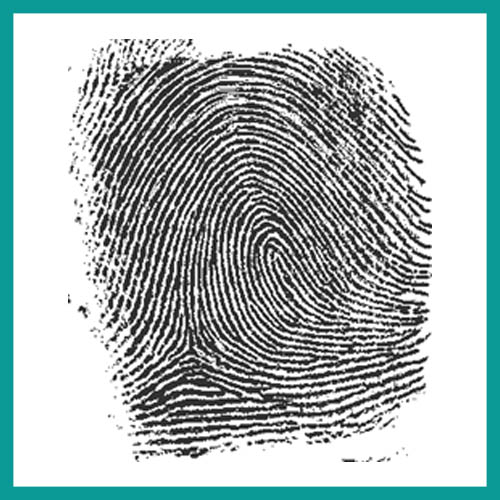
#> input picture fingerprint1.jpg, 500 x 500 px, found by its file name
$ jupyter execute Untitled.ipynb   (older library calls are emulated)
#> lines starting #> are read from the running program, lines starting #| are printed output that depends on the picture; after the words box and inside, x2 and y2 are one past the last pixel; in counts of white or black regions, pixels touching at a corner belong together
[cell 1]
import cv2
import numpy as np
import matplotlib.pyplot as plt
import networkx as nx
import os

def fingerprint_processing_pipeline(img_path):
    # ---------- STEP 1: Load Image ----------
#> called with img_path = 'input/fingerprint1.jpg'
    if not os.path.exists(img_path):
        raise FileNotFoundError(f"Image not found at path: {img_path}")

    original_img = cv2.imread(img_path, cv2.IMREAD_GRAYSCALE)
#> original_img: shape (500, 500); min 0, max 255, mean 180
    if original_img is None:
        raise ValueError("Image couldn't be loaded. Check the file format and path.")

    # ---------- STEP 2: Preprocessing ----------
    blurred_img = cv2.GaussianBlur(original_img, (5, 5), 0)
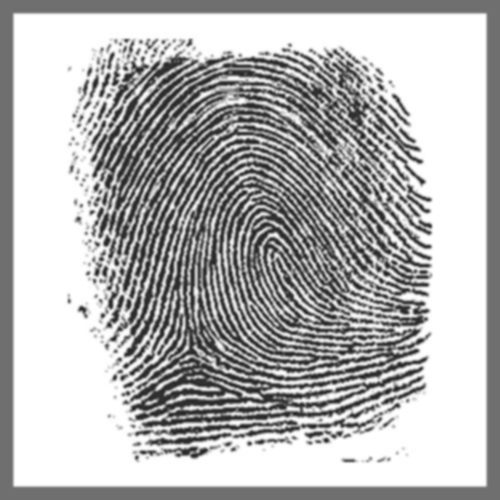
#> blurred_img: shape (500, 500); min 35, max 255, mean 180

    def normalize(img):
        return cv2.normalize(img, None, 0, 255, cv2.NORM_MINMAX)

    normalized_img = normalize(blurred_img)

    # ---------- STEP 3: Segmentation with ROI padding ----------
    _, binary_img = cv2.threshold(normalized_img, 0, 255, cv2.THRESH_BINARY + cv2.THRESH_OTSU)
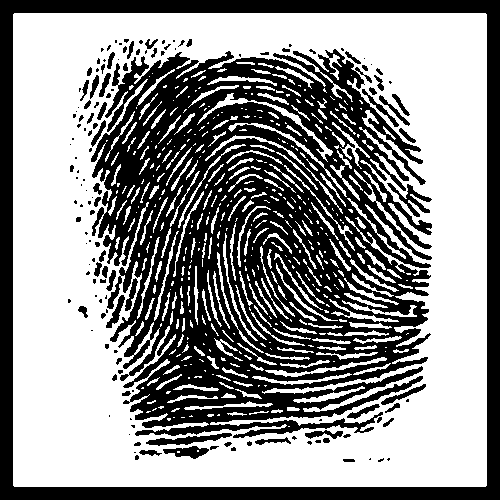
#> binary_img: shape (500, 500); 56.2% white; 147 black regions (83 under 20 px), largest, box (x1, y1, x2, y2) and area: (91, 49, 432, 438) 78491, (0, 0, 500, 500) 25328, (146, 433, 232, 446) 463
    binary_img = 255 - binary_img  # Invert for ridges white

    contours, _ = cv2.findContours(binary_img, cv2.RETR_EXTERNAL, cv2.CHAIN_APPROX_SIMPLE)
#> contours = [[[0, 0], [0, 499], [499, 499], [499, 0]]]
    if not contours:
        raise ValueError("No contours found in fingerprint image.")

    x, y, w, h = cv2.boundingRect(contours[0])
#> x = 0; y = 0; w = 500; h = 500
    pad = 10
    x = max(0, x - pad)
    y = max(0, y - pad)
    w = min(normalized_img.shape[1] - x, w + 2 * pad)
    h = min(normalized_img.shape[0] - y, h + 2 * pad)

    segmented_img = normalized_img[y:y + h, x:x + w]

    # ---------- STEP 4: Edge Detection ----------
    def apply_sobel(img):
        grad_x = cv2.Sobel(img, cv2.CV_64F, 1, 0, ksize=3)
        grad_y = cv2.Sobel(img, cv2.CV_64F, 0, 1, ksize=3)
        edge_mag = cv2.magnitude(grad_x, grad_y)
        return np.uint8(np.clip(edge_mag, 0, 255))

    edge_img = apply_sobel(segmented_img)
#> in apply_sobel, `grad_x = cv2.Sobel(img, cv2.CV_64F, 1, 0, ksize=3)`:
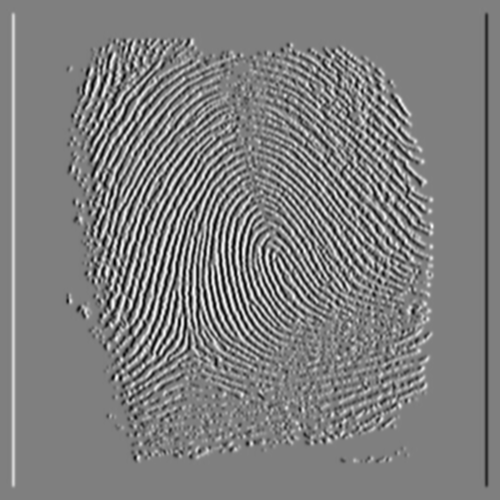
#> grad_x: shape (500, 500) float64; min -613, max 613, mean 0; drawn with min black and max white
#> in apply_sobel, `grad_y = cv2.Sobel(img, cv2.CV_64F, 0, 1, ksize=3)`:
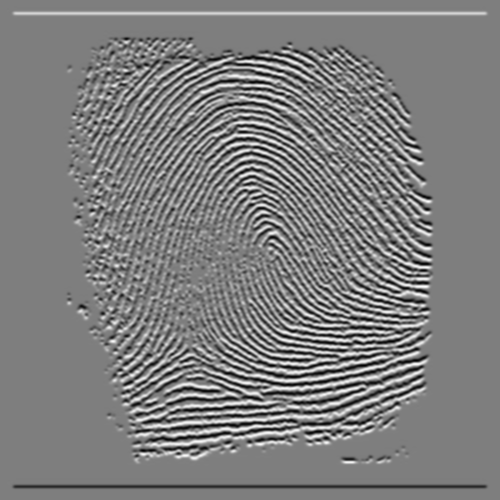
#> grad_y: shape (500, 500) float64; min -621, max 631, mean 0; drawn with min black and max white
#> in apply_sobel, `edge_mag = cv2.magnitude(grad_x, grad_y)`:
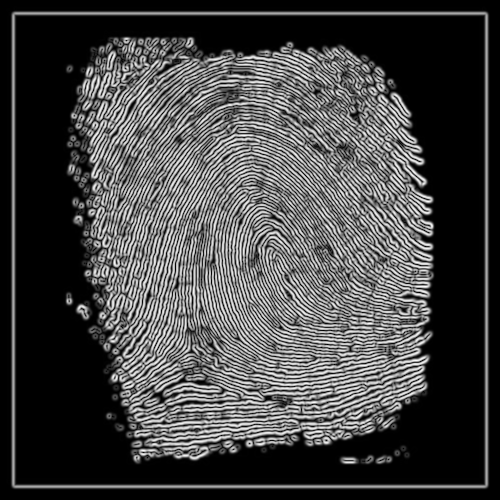
#> edge_mag: shape (500, 500) float64; min 0, max 631.1, mean 170.9; drawn with min black and max white
#> in apply_sobel, `return np.uint8(np.clip(edge_mag, 0, 255))`:
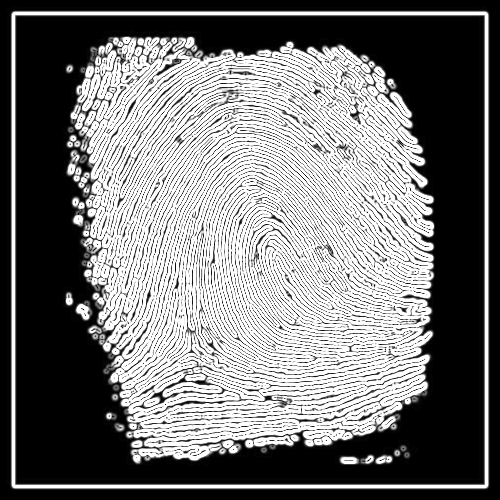
#> returned value: shape (500, 500); min 0, max 255, mean 118.5

    # ---------- STEP 5: Binarization and Thinning ----------
    _, binarized_img = cv2.threshold(segmented_img, 0, 255, cv2.THRESH_BINARY + cv2.THRESH_OTSU)
    binarized_img = 255 - binarized_img  # Ridges white

    def zhang_suen_thinning(image, max_iterations=100):
        image = image.copy() // 255
        iteration = 0
        while iteration < max_iterations:
            marker = np.zeros_like(image)
            changing = False
            for step in [0, 1]:
                for i in range(1, image.shape[0] - 1):
                    for j in range(1, image.shape[1] - 1):
                        P = [image[i, j], image[i - 1, j], image[i - 1, j + 1], image[i, j + 1], image[i + 1, j + 1],
                             image[i + 1, j], image[i + 1, j - 1], image[i, j - 1], image[i - 1, j - 1]]
                        if (P[0] == 1 and
                                2 <= sum(P[1:]) <= 6 and
                                sum((P[1] == 0 and P[2] == 1,
                                     P[2] == 0 and P[3] == 1,
                                     P[3] == 0 and P[4] == 1,
                                     P[4] == 0 and P[5] == 1,
                                     P[5] == 0 and P[6] == 1,
                                     P[6] == 0 and P[7] == 1,
                                     P[7] == 0 and P[8] == 1,
                                     P[8] == 0 and P[1] == 1)) == 1 and
                                (P[1] * P[3] * P[5] if step == 0 else P[1] * P[5] * P[7]) == 0 and
                                (P[3] * P[5] * P[7] if step == 0 else P[1] * P[3] * P[7]) == 0):
                            marker[i, j] = 1
                            changing = True
                image = image & ~marker
                marker[:] = 0
            if not changing:
                break
            iteration += 1
        return (image * 255).astype(np.uint8)

    # Resize image for thinning speed-up (optional)
    small_img = cv2.resize(binarized_img, (0, 0), fx=0.5, fy=0.5)
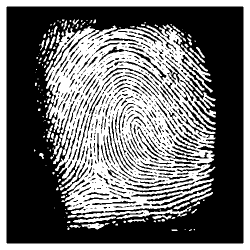
#> small_img: shape (250, 250); min 0, max 255, mean 111.7
    skeleton_img = zhang_suen_thinning(small_img)
#> in zhang_suen_thinning, `image = image.copy() // 255`: image: shape (250, 250); values 0 (black) and 1 (white), 35.3% white; 138 white regions (123 under 20 px), largest, box (x1, y1, x2, y2) and area: (46, 25, 216, 214) 14864, (0, 0, 250, 250) 5860, (77, 208, 188, 219) 272
#> after the loop in zhang_suen_thinning, `while iteration < max_iterations:`:
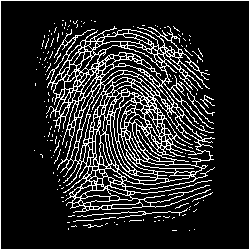
#> image: shape (250, 250); values 0 (black) and 1 (white), 15.5% white in thin lines or dots
#> after the loop in zhang_suen_thinning, `while iteration < max_iterations:`: marker: shape (250, 250); every value is 0
#> after the loop in zhang_suen_thinning, `while iteration < max_iterations:`: iteration = 6
#> in zhang_suen_thinning, `return (image * 255).astype(np.uint8)`: returned value: shape (250, 250); 15.5% white in thin lines or dots

    # ---------- STEP 6: Minutiae Extraction ----------
    def get_minutiae(skeleton_img):
        endings, bifurcations = [], []
        img = skeleton_img // 255
        for i in range(1, img.shape[0] - 1):
            for j in range(1, img.shape[1] - 1):
                if img[i, j] == 1:
                    neighbors = [img[i - 1, j], img[i - 1, j + 1], img[i, j + 1], img[i + 1, j + 1],
                                 img[i + 1, j], img[i + 1, j - 1], img[i, j - 1], img[i - 1, j - 1]]
                    cn = sum(abs(int(neighbors[k]) - int(neighbors[(k + 1) % 8])) for k in range(8)) // 2
                    if cn == 1:
                        endings.append((j, i))
                    elif cn == 3:
                        bifurcations.append((j, i))
        return endings, bifurcations

    endings, bifurcations = get_minutiae(skeleton_img)
#> after the loop in get_minutiae, `for i in range(1, img.shape[0] - 1):`: bifurcations = 849 pairs, first value 50 to 212, second value 28 to 226; endings = 301 pairs, first value 35 to 214, second value 20 to 230

    # ---------- STEP 7: Clean Minutiae ----------
    def clean_minutiae(minutiae_points, image_shape, border_margin=10, isolation_distance=15):
        h, w = image_shape
        cleaned = [(x, y) for x, y in minutiae_points
                   if border_margin < x < w - border_margin and border_margin < y < h - border_margin]

        final = []
        for i, (x1, y1) in enumerate(cleaned):
            close = sum(np.hypot(x1 - x2, y1 - y2) < isolation_distance
                        for j, (x2, y2) in enumerate(cleaned) if i != j)
            if close > 0:
                final.append((x1, y1))
        return final

    cleaned_endings = clean_minutiae(endings, skeleton_img.shape)
#> in clean_minutiae, `cleaned = [(x, y) for x, y in minutiae_points if border_margin < x < w..`: cleaned has the same summary as endings in get_minutiae
#> the loop in clean_minutiae, `for i, (x1, y1) in enumerate(cleaned):` made 301 passes
#> (x1, y1, close) on passes 1 to 3: (62, 20, 19), (63, 20, 21), (70, 20, 20)
#> after the loop in clean_minutiae, `for i, (x1, y1) in enumerate(cleaned):`: final = 298 pairs, first value 35 to 214, second value 20 to 230
#> cleaned_endings has the same summary as final in clean_minutiae
    cleaned_bifurcations = clean_minutiae(bifurcations, skeleton_img.shape)
#> the loop in clean_minutiae (call 2), `for i, (x1, y1) in enumerate(cleaned):` made 849 passes
#> (x1, y1, close) on passes 1 to 3: (114, 28, 10), (128, 29, 9), (102, 33, 13)
#> cleaned_bifurcations = 845 pairs, first value 50 to 210, second value 28 to 214

    print(f"Original Endings: {len(endings)}, Cleaned Endings: {len(cleaned_endings)}")
#| Original Endings: 301, Cleaned Endings: 298
    print(f"Original Bifurcations: {len(bifurcations)}, Cleaned Bifurcations: {len(cleaned_bifurcations)}")
#| Original Bifurcations: 849, Cleaned Bifurcations: 845

    # ---------- STEP 8: Graph-Based Ridge Structure ----------
    G = nx.Graph()
    for x, y in cleaned_endings:
        G.add_node((x, y), type='ending')
#> this loop made 298 passes
#> (x, y) on passes 1 to 3: (62, 20), (63, 20), (70, 20)
    for x, y in cleaned_bifurcations:
        G.add_node((x, y), type='bifurcation')
#> this loop made 845 passes
#> (x, y) on passes 1 to 3: (114, 28), (128, 29), (102, 33)

    distance_threshold = 20
    all_points = list(G.nodes)
#> all_points = 1143 pairs, first value 35 to 214, second value 20 to 230
    for i, (x1, y1) in enumerate(all_points):
        for j in range(i + 1, len(all_points)):
            x2, y2 = all_points[j]
            dist = np.hypot(x1 - x2, y1 - y2)
            if dist <= distance_threshold:
                G.add_edge((x1, y1), (x2, y2), weight=dist)
#> this loop made 1143 passes

    print(f"Graph created with {G.number_of_nodes()} nodes and {G.number_of_edges()} edges.")
#| Graph created with 1143 nodes and 26029 edges.

    plt.figure(figsize=(8, 8))
    pos = {node: node for node in G.nodes}
#> pos = 1143 items
    nx.draw(G, pos, node_color='lightblue', node_size=10, edge_color='gray', width=0.2)
    plt.title("Minutiae Graph Visualization")
    plt.axis('equal')
    plt.show()
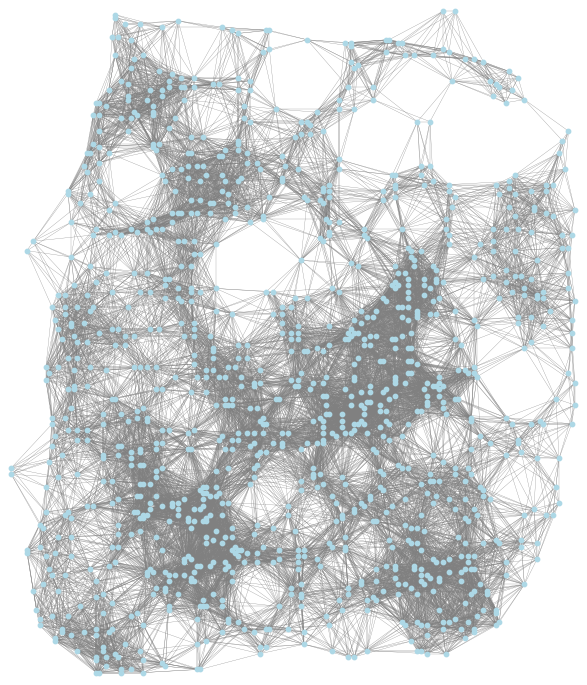
#> figure drawn by matplotlib, 1 panel


   # ---------- STEP 9: Interactive Visualization ----------
    fig, ax = plt.subplots(figsize=(6, 6))
    ax.imshow(skeleton_img, cmap='gray')

    if cleaned_endings:
        ax.scatter(*zip(*cleaned_endings), c='red', marker='o', label='Endings')
    if cleaned_bifurcations:
        ax.scatter(*zip(*cleaned_bifurcations), c='blue', marker='x', label='Bifurcations')

    ax.legend()
    ax.set_title("Click a minutiae point to see info")
    ax.axis('off')

    # Combine minutiae points
    minutiae_coords = endings + bifurcations
#> minutiae_coords = 1150 pairs, first value 35 to 214, second value 20 to 230

    # Single, clean on_click function
    def on_click(event):
        if event.inaxes != ax:
            return

        x_click, y_click = event.xdata, event.ydata

        min_dist = float('inf')
        closest_point = None

        for x, y in minutiae_coords:
            dist = ((x - x_click) ** 2 + (y - y_click) ** 2) ** 0.5
            if dist < min_dist:
                min_dist = dist
                closest_point = (x, y)

        if min_dist < 10:
            node_type = G.nodes.get(closest_point, {}).get('type', 'Unknown')
            neighbors = list(G.neighbors(closest_point)) if closest_point in G else []
            print(f"Clicked Minutiae: ({closest_point[0]}, {closest_point[1]})")
            print(f"Type: {node_type}")
            print(f"Connected to: {neighbors}")
        else:
            print("No minutiae point near click.")

    # Attach the event
    fig.canvas.mpl_connect('button_press_event', on_click)

    plt.show()
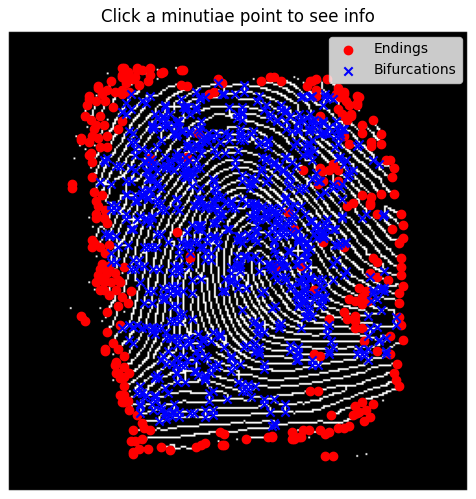
#> figure drawn by matplotlib, 1 panel


    # ---------- STEP 10: Skeleton Quality Check ----------
    fig, axs = plt.subplots(2, 3, figsize=(15, 10))
    axs = axs.flatten()
    axs[0].imshow(original_img, cmap='gray')
    axs[0].set_title('Original Image')
    axs[1].imshow(blurred_img, cmap='gray')
    axs[1].set_title('Blurred Image')
    axs[2].imshow(normalized_img, cmap='gray')
    axs[2].set_title('Normalized Image')
    axs[3].imshow(segmented_img, cmap='gray')
    axs[3].set_title('Segmented Image')
    axs[4].imshow(edge_img, cmap='gray')
    axs[4].set_title('Edge Detection')
    axs[5].imshow(skeleton_img, cmap='gray')
    axs[5].set_title('Skeleton Image')
    for ax in axs:
     ax.axis('off')
    plt.tight_layout()
    plt.show()
